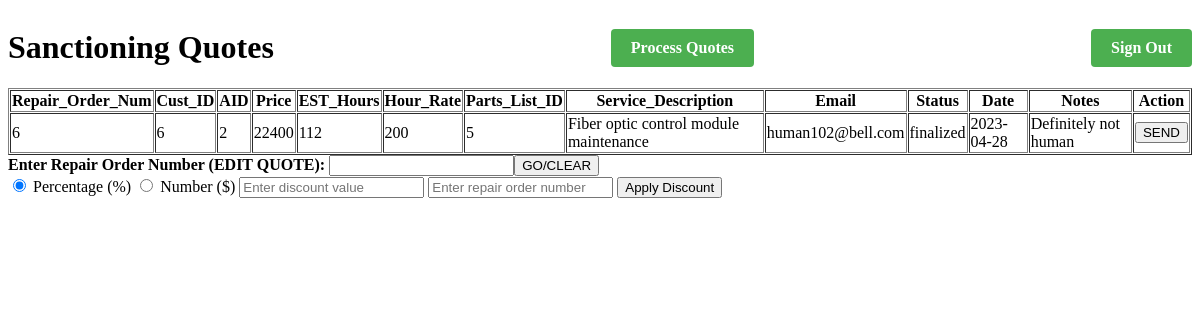
The app's page /Sanction.php with its own data.
### tables this page shows
CREATE TABLE `quote_db` (
  `Repair_Order_Num` int(11) NOT NULL,
  `Cust_ID` int(11) NOT NULL,
  `AID` int(11) NOT NULL,
  `Price` double NOT NULL,
  `EST_Hours` int(11) NOT NULL,
  `Hour_Rate` double NOT NULL,
  `Parts_List_ID` int(11) DEFAULT NULL,
  `Service_Description` varchar(200) NOT NULL,
  `Email` varchar(50) NOT NULL,
  `Status` enum('draft','finalized','sanctioned','ordered') NOT NULL DEFAULT 'draft',
  `Date` date NOT NULL DEFAULT current_timestamp(),
  `Notes` varchar(200) DEFAULT NULL
);

### Sanction.php (the view, shortened to what this page needs)
<!DOCTYPE html>
<html>
    <head>
    </head>
    <body>
        <div class="container">
            <h1>Sanctioning Quotes</h1>
            <h2><a href="processquote.php" class="button">Process Quotes</a></h2>
            <h2><a href="login.php" class="button">Sign Out</a></h2>
        </div>
        <?php
        function draw_table($rows)
        {
            if(empty($rows)) {
                echo "<p>No results found.</p>";
            } else {
                echo "<table border=1 cellspacing=1>";
                echo "<tr>";
                foreach($rows[0] as $key => $item) {
                    echo "<th>$key</th>";
                }
                echo "<th>Action</th>";
                echo "</tr>";
                foreach($rows as $row) {
                    echo "<tr>";
                    foreach($row as $key => $item) {
                        echo "<td>$item</td>";
                    }
                    echo "<td><form action='email.php' method='post'><input type='hidden' name='quote_id' value='".$row['Repair_Order_Num']."'><input type='submit' name='submit' value='SEND'></form></td>";
                    echo "</tr>";
                }
                echo "</table>";
            }
        }
            $Q_USERNAME = 'root';
            $Q_PASSWORD = '';
            try
            {
                $Qdsn = "mysql:host=localhost;dbname=467";
                $Qpdo = new PDO($Qdsn, $Q_USERNAME, $Q_PASSWORD);
                $Qpdo->setAttribute(PDO::ATTR_ERRMODE,PDO::ERRMODE_EXCEPTION);
            }
            catch(PDOexception $e)
            {
                echo "Connection to quote database failed: " . $e->getMessage();
            }
                $ro = $Qpdo->prepare("SELECT * FROM quote_db WHERE status = 'finalized';");
                $ro->execute();
                $rows = $ro->fetchALL(PDO::FETCH_ASSOC);
                draw_table($rows);
                echo "<form method=POST action= >";
                echo "<b>Enter Repair Order Number (EDIT QUOTE): </b>";
                echo '<input type="text" name="Ero_num" value=""/>';
                echo '<input type="submit" name="go" value="GO/CLEAR"/> <br/>';
                echo "</form>";
    ?>
    <form action='apply_discount.php' method='post'>
        <label>
            <input type='radio' name='discount_type' value='percentage' checked> Percentage (%)
        </label>
        <label>
            <input type='radio' name='discount_type' value='number'> Number ($)
        </label>
        <input type='number' name='discount_value' placeholder='Enter discount value'>
        <input type='number' name='repair_order_num' placeholder='Enter repair order number'>
        <input type='submit' name=`nsumbit` value='Apply Discount'>
    </form>
    </body>
</html>

### Sanction.php (style rules this page uses)
.button { display: inline-block; padding: 10px 20px; background-color: #4CAF50; color: white; text-align: center; text-decoration: none; font-size: 16px; border-radius: 4px; }
.container { display: flex; justify-content: space-between; align-items: center; }

### records on screen
quote_db: Repair_Order_Num "6", Cust_ID "6", AID "2", Price "22400", EST_Hours "112", Hour_Rate "200", Parts_List_ID "5", Service_Description "Fiber optic control module maintenance", Email "human102@bell.com", Status "finalized", Date "2023-04-28", Notes "Definitely not human"

### other values on screen
$key "Repair_Order_Num"
$key "Cust_ID"
$key "AID"
$key "Price"
$key "EST_Hours"
$key "Hour_Rate"
$key "Parts_List_ID"
$key "Service_Description"
$key "Email"
$key "Status"
$key "Date"
$key "Notes"
